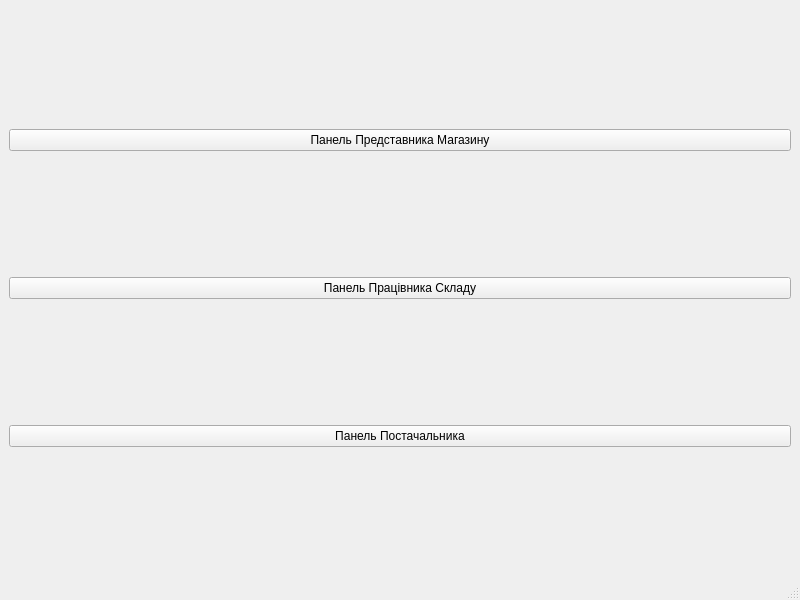
<?xml version="1.0" encoding="UTF-8"?>
<ui version="4.0">
 <class>MainWindow</class>
 <widget class="QMainWindow" name="MainWindow">
  <property name="geometry">
   <rect>
    <x>0</x>
    <y>0</y>
    <width>800</width>
    <height>600</height>
   </rect>
  </property>
  <property name="windowTitle">
   <string>MainWindow</string>
  </property>
  <widget class="QWidget" name="centralwidget">
   <layout class="QVBoxLayout" name="verticalLayout">
    <item>
     <widget class="QPushButton" name="btnShop">
      <property name="text">
       <string>Панель Представника Магазину</string>
      </property>
     </widget>
    </item>
    <item>
     <widget class="QPushButton" name="btnWarehouse">
      <property name="text">
       <string>Панель Працівника Складу</string>
      </property>
     </widget>
    </item>
    <item>
     <widget class="QPushButton" name="btnSupplier">
      <property name="text">
       <string>Панель Постачальника</string>
      </property>
     </widget>
    </item>
   </layout>
  </widget>
  <widget class="QMenuBar" name="menubar">
   <property name="geometry">
    <rect>
     <x>0</x>
     <y>0</y>
     <width>800</width>
     <height>21</height>
    </rect>
   </property>
  </widget>
  <widget class="QStatusBar" name="statusbar"/>
 </widget>
 <resources/>
 <connections/>
</ui>
